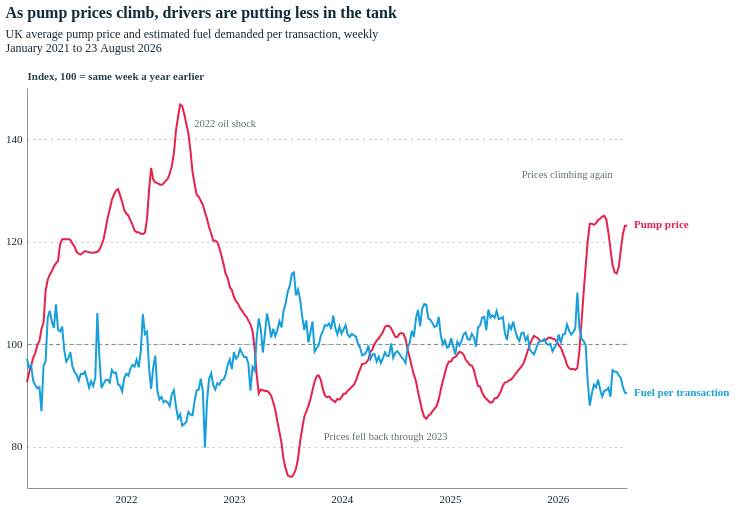

Write notebook code for a chart like this one.
### Markdown cell above
## Preview and save charts

Run this cell to display each Altair chart inline before exporting PNG and SVG files.

### Code cell
from IPython.display import display

chart_1 = f1()
display(chart_1)
output_dir = WORKSPACE / "outputs"
output_dir.mkdir(parents=True, exist_ok=True)
png_path = output_dir / "fuel_1_price_vs_demand.png"
svg_path = output_dir / "fuel_1_price_vs_demand.svg"
chart_1.save(str(png_path), scale_factor=3)
chart_1.save(str(svg_path))
print(f"Saved: {png_path}")
print(f"Saved: {svg_path}")

### Figure 1 — Vega-Lite specification as saved in the notebook (floating-point values rounded to 4 significant figures; data arrays with more than 128 entries replaced by an {"elided": "..."} marker saying what was removed)
{"config": {"font": "Circular Std", "mark": {"line": {"interpolate": "linear"}}, "view": {"stroke": "transparent", "width": 400, "height": 300}, "range": {"category": ["#179fdb", "#e6224b", "#f4c245", "#122b39", "#eb5c2e", "#36b7b4"], "diverging": ["#E6224B", "#E54753", "#C9C9C9", "#179FDB", "#122B39"], "heatmap": ["#C9C9C9", "#179FDB", "#0063AF", "#122B39"], "ordinal": ["#00A767", "#36B7B4", "#179FDB", "#0063AF", "#243B5A"]}, "axisX": {"labelColor": "#122b39", "tickColor": "#122b39", "domainColor": "#122b39", "domainOpacity": 0.5, "gridOpacity": 0, "labelFont": "Circular Std", "labelAngle": 0, "labelAlign": "center", "labelFontSize": 11, "labelPadding": 5, "tickCount": 10, "tickSize": 0, "title": ""}, "axisY": {"labelColor": "#122b39", "labelFont": "Circular Std", "tickColor": "#122b39", "domainColor": "#122b39", "gridColor": "#122b39", "gridDash": [1, 5], "gridOpacity": 0.5, "labelPadding": 5, "labelFontSize": 11, "domainOpacity": 0.5, "tickSize": 0, "title": null, "titleAlign": "left", "titleAngle": 0, "titleBaseline": "bottom", "titleColor": "#122b39", "titleOpacity": 0.9, "titleX": 0, "titleY": -7}}, "layer": [{"data": {"name": "data-a3b0366ffc8a190f1666ae068f7086b3"}, "mark": {"type": "rule", "color": "#122b39", "opacity": 0.5, "strokeDash": [4, 3]}, "encoding": {"y": {"axis": {"domain": true, "grid": true, "tickSize": 0, "values": [80, 100, 120, 140]}, "field": "value", "scale": {"domain": [72, 150], "nice": false}, "title": "Index, 100 = same week a year earlier", "type": "quantitative"}}}, {"data": {"name": "data-ce96a7fa426ea69219b77c69e298d02d"}, "mark": {"type": "line", "strokeWidth": 2}, "encoding": {"color": {"field": "series", "legend": null, "scale": {"domain": ["Pump price", "Fuel per transaction"], "range": ["#e6224b", "#179fdb"]}, "type": "nominal"}, "x": {"axis": {"domain": true, "format": "%Y", "grid": false, "tickCount": "year", "tickSize": 0, "values": ["2021-01-01", "2022-01-01", "2023-01-01", "2024-01-01", "2025-01-01", "2026-01-01"]}, "field": "date", "title": null, "type": "temporal"}, "y": {"axis": {"domain": true, "grid": true, "tickSize": 0, "values": [80, 100, 120, 140]}, "field": "value", "scale": {"domain": [72, 150], "nice": false}, "title": "Index, 100 = same week a year earlier", "type": "quantitative"}}}, {"data": {"name": "data-cf3c7ee1c2a9ad1aa3b60ba793b66555"}, "mark": {"type": "text", "align": "left", "baseline": "middle", "dx": 7, "fontSize": 11, "fontWeight": 600}, "encoding": {"color": {"field": "series", "legend": null, "scale": {"domain": ["Pump price", "Fuel per transaction"], "range": ["#e6224b", "#179fdb"]}, "type": "nominal"}, "text": {"field": "series", "type": "nominal"}, "x": {"axis": {"domain": true, "format": "%Y", "grid": false, "tickCount": "year", "tickSize": 0, "values": ["2021-01-01", "2022-01-01", "2023-01-01", "2024-01-01", "2025-01-01", "2026-01-01"]}, "field": "date", "title": null, "type": "temporal"}, "y": {"axis": {"domain": true, "grid": true, "tickSize": 0, "values": [80, 100, 120, 140]}, "field": "value", "scale": {"domain": [72, 150], "nice": false}, "title": "Index, 100 = same week a year earlier", "type": "quantitative"}}}, {"data": {"name": "data-decd973ff749c89133af568e64879178"}, "mark": {"type": "text", "align": "left", "baseline": "middle", "color": "rgba(93, 115, 102, 1)", "fontSize": 10.5, "fontWeight": 400}, "encoding": {"text": {"field": "t", "type": "nominal"}, "x": {"axis": {"domain": true, "format": "%Y", "grid": false, "tickCount": "year", "tickSize": 0, "values": ["2021-01-01", "2022-01-01", "2023-01-01", "2024-01-01", "2025-01-01", "2026-01-01"]}, "field": "date", "title": null, "type": "temporal"}, "y": {"axis": {"domain": true, "grid": true, "tickSize": 0, "values": [80, 100, 120, 140]}, "field": "value", "scale": {"domain": [72, 150], "nice": false}, "title": "Index, 100 = same week a year earlier", "type": "quantitative"}}}], "height": 400, "title": {"text": "As pump prices climb, drivers are putting less in the tank", "anchor": "start", "color": "#122b39", "font": "Circular Std", "fontSize": 16, "offset": 16, "subtitle": ["UK average pump price and estimated fuel demanded per transaction, weekly", "January 2021 to 23 August 2026"], "subtitleColor": "rgba(24, 42, 56)", "subtitleFont": "Circular Std", "subtitleFontSize": 12, "subtitlePadding": 8}, "width": 600, "$schema": "https://vega.github.io/schema/vega-lite/v6.1.0.json", "datasets": {"data-a3b0366ffc8a190f1666ae068f7086b3": [{"value": 100}], "data-ce96a7fa426ea69219b77c69e298d02d": {"elided": "582 records"}, "data-cf3c7ee1c2a9ad1aa3b60ba793b66555": [{"date": "2026-08-23T00:00:00", "kind": "price", "value": 123.2, "series": "Pump price"}, {"date": "2026-08-23T00:00:00", "kind": "qty", "value": 90.49, "series": "Fuel per transaction"}], "data-decd973ff749c89133af568e64879178": [{"date": "2022-08-20T00:00:00", "value": 143, "t": "2022 oil shock"}, {"date": "2023-11-01T00:00:00", "value": 82, "t": "Prices fell back through 2023"}, {"date": "2025-09-01T00:00:00", "value": 133, "t": "Prices climbing again"}]}}
